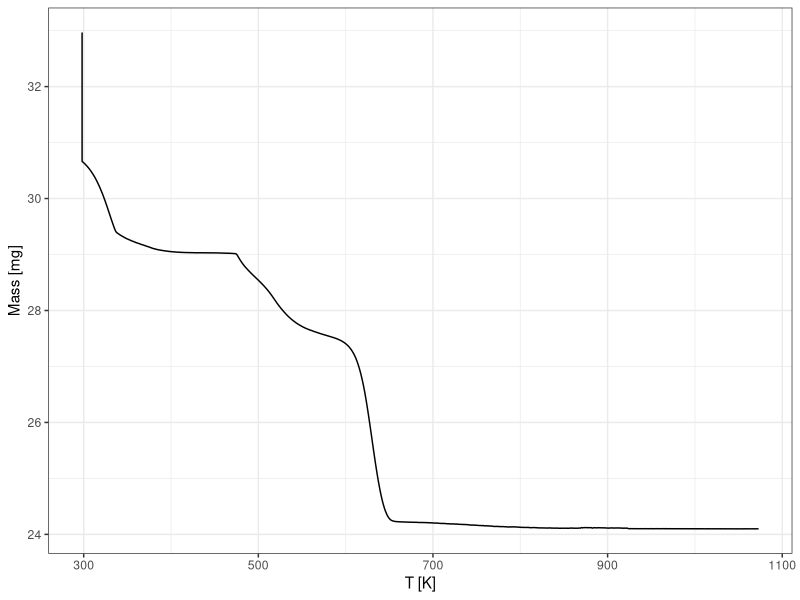
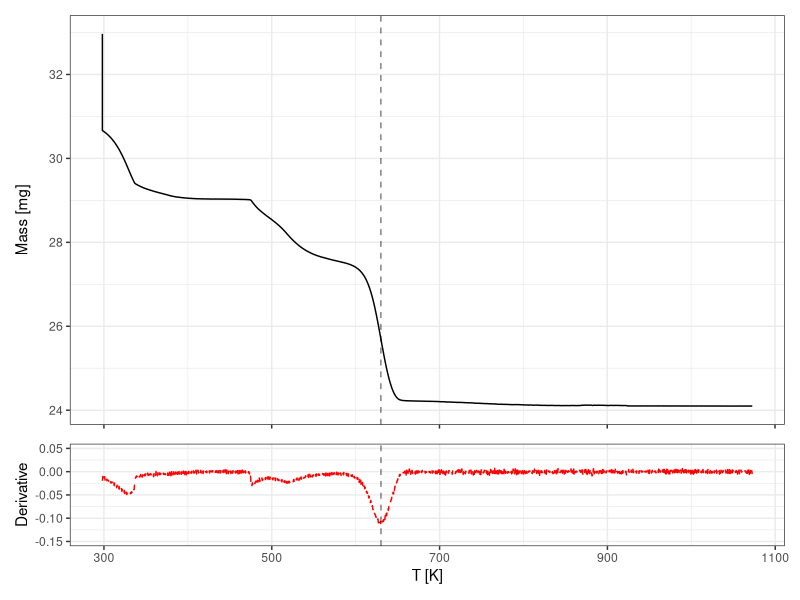

Write the R code that produced these figures, in order.
## ---- chunk 1
library(tidyverse)
# Download the TGA data file <a href="Data/ATG.txt" download target="_blank">ATG.txt</a>
# Load it into a `tibble`.
d <- read_table2("Data/ATG.txt", 
                skip=12,
                col_names=c("Index", "t", "Ts", "Tr", "Value"), 
                n_max=4088)
# Plot the mass as a function of the temperature `Ts` with lines, using base graphics and then `ggplot2`
# Remove data from the temperature decrease
d <- d %>% filter(t < t[which.max(Tr)])
# Define nice axis labels with the units
# Convert degrees Celsius to Kelvins
P <- d %>% 
    ggplot(aes(x=Tr+273.15, y=Value)) +
        geom_line() +
        labs(x="T [K]", y="Mass [mg]") +
        theme_bw()
P
# Write a function returning the derivative $\partial y/\partial x$ given two vectors x and y
derivative <- function(x, y, n=1) {
    # returns d^ny/dx^n
    d <- data.frame(x=x, y=y)
    for (i in 1:n) {
        x  <- d$x
        y  <- d$y
        dy <- diff(y)/diff(x)# the actual derivative
        dx <- x[-length(x)]+diff(x)/2# centers the X values
        d  <- data.frame(x=dx,y=dy)
    }
    d
}
dd <- derivative(d$Tr,d$Value)
head(dd)
dd <- dd[is.finite(dd$y),]
head(dd)
# Add the derivative in a red dashed line in a panel below the previous graph
# Zoom on the data to see the variations
# Remove the x label of the top panel and have the same x axis for both panels
# find the maximun of the derivative to find the inflexion point
xmax <- dd$x[which.min(dd$y)] + 273
p1 <- P + geom_vline(xintercept = xmax, lty=2, alpha=.5)+
         theme_bw() +
         theme(axis.title.x=element_blank(),
               axis.text.x=element_blank())
p2 <- ggplot(data=dd, aes(x=x+273, y=y), color="red") +
         geom_line(col="red", lty=2) +
         ylim(c(-.15,.05))+
         labs(x="T [K]", y="Derivative") +
         geom_vline(xintercept = xmax, lty=2, alpha=.5)+
         theme_bw()
## ---- chunk 2
library(patchwork)
p1/p2+ plot_layout(heights = c(4, 1))
